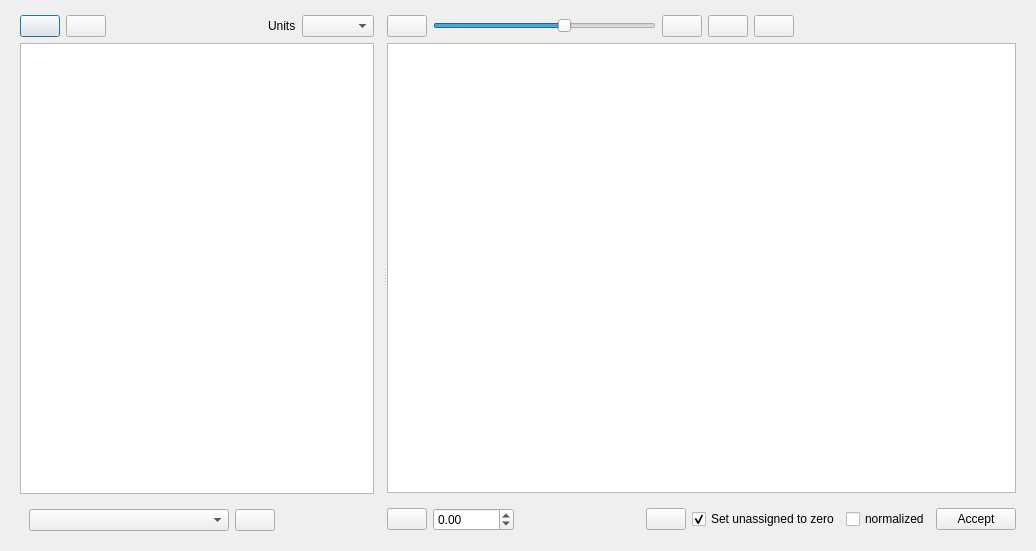
<?xml version="1.0" encoding="UTF-8"?>
<ui version="4.0">
 <class>Dialog</class>
 <widget class="QDialog" name="Dialog">
  <property name="geometry">
   <rect>
    <x>0</x>
    <y>0</y>
    <width>1036</width>
    <height>551</height>
   </rect>
  </property>
  <property name="windowTitle">
   <string>Dialog</string>
  </property>
  <layout class="QVBoxLayout" name="verticalLayout">
   <item>
    <widget class="QSplitter" name="splitter">
     <property name="orientation">
      <enum>Qt::Orientation::Horizontal</enum>
     </property>
     <widget class="QFrame" name="frame_4">
      <property name="frameShape">
       <enum>QFrame::Shape::NoFrame</enum>
      </property>
      <property name="frameShadow">
       <enum>QFrame::Shadow::Raised</enum>
      </property>
      <layout class="QVBoxLayout" name="verticalLayout_5">
       <property name="topMargin">
        <number>0</number>
       </property>
       <property name="bottomMargin">
        <number>0</number>
       </property>
       <item>
        <widget class="QFrame" name="frame">
         <property name="maximumSize">
          <size>
           <width>16777215</width>
           <height>40</height>
          </size>
         </property>
         <property name="frameShape">
          <enum>QFrame::Shape::NoFrame</enum>
         </property>
         <property name="frameShadow">
          <enum>QFrame::Shadow::Raised</enum>
         </property>
         <layout class="QHBoxLayout" name="horizontalLayout_5">
          <property name="leftMargin">
           <number>0</number>
          </property>
          <property name="topMargin">
           <number>4</number>
          </property>
          <property name="rightMargin">
           <number>0</number>
          </property>
          <property name="bottomMargin">
           <number>0</number>
          </property>
          <item>
           <widget class="QPushButton" name="open_button">
            <property name="toolTip">
             <string>Import file</string>
            </property>
            <property name="text">
             <string/>
            </property>
            <property name="icon">
             <iconset resource="../Icons/icons.qrc">
              <normaloff>:/Icons/icons/import_profiles.png</normaloff>:/Icons/icons/import_profiles.png</iconset>
            </property>
           </widget>
          </item>
          <item>
           <widget class="QPushButton" name="plotButton">
            <property name="toolTip">
             <string>Plot selected profile</string>
            </property>
            <property name="text">
             <string/>
            </property>
            <property name="icon">
             <iconset resource="../Icons/icons.qrc">
              <normaloff>:/Icons/icons/plot.png</normaloff>:/Icons/icons/plot.png</iconset>
            </property>
           </widget>
          </item>
          <item>
           <spacer name="horizontalSpacer_2">
            <property name="orientation">
             <enum>Qt::Orientation::Horizontal</enum>
            </property>
            <property name="sizeHint" stdset="0">
             <size>
              <width>40</width>
              <height>20</height>
             </size>
            </property>
           </spacer>
          </item>
          <item>
           <widget class="QLabel" name="label_5">
            <property name="text">
             <string>Units</string>
            </property>
           </widget>
          </item>
          <item>
           <widget class="QComboBox" name="units_combobox"/>
          </item>
         </layout>
        </widget>
       </item>
       <item>
        <widget class="QListView" name="sources_list"/>
       </item>
       <item>
        <widget class="QFrame" name="frame_2">
         <property name="frameShape">
          <enum>QFrame::Shape::NoFrame</enum>
         </property>
         <property name="frameShadow">
          <enum>QFrame::Shadow::Raised</enum>
         </property>
         <layout class="QHBoxLayout" name="horizontalLayout_3">
          <item>
           <widget class="QComboBox" name="nameTransformationComboBox">
            <property name="minimumSize">
             <size>
              <width>200</width>
              <height>0</height>
             </size>
            </property>
           </widget>
          </item>
          <item>
           <widget class="QPushButton" name="transformNamesPushButton">
            <property name="toolTip">
             <string>Transform the input profile names</string>
            </property>
            <property name="text">
             <string/>
            </property>
            <property name="icon">
             <iconset resource="../Icons/icons.qrc">
              <normaloff>:/Icons/icons/transform.png</normaloff>:/Icons/icons/transform.png</iconset>
            </property>
           </widget>
          </item>
          <item>
           <spacer name="horizontalSpacer">
            <property name="orientation">
             <enum>Qt::Orientation::Horizontal</enum>
            </property>
            <property name="sizeHint" stdset="0">
             <size>
              <width>40</width>
              <height>20</height>
             </size>
            </property>
           </spacer>
          </item>
         </layout>
        </widget>
       </item>
      </layout>
     </widget>
     <widget class="QFrame" name="frame_6">
      <property name="frameShape">
       <enum>QFrame::Shape::NoFrame</enum>
      </property>
      <property name="frameShadow">
       <enum>QFrame::Shadow::Raised</enum>
      </property>
      <layout class="QVBoxLayout" name="verticalLayout_3">
       <property name="leftMargin">
        <number>0</number>
       </property>
       <property name="topMargin">
        <number>0</number>
       </property>
       <property name="rightMargin">
        <number>9</number>
       </property>
       <item>
        <widget class="QFrame" name="frame_10">
         <property name="maximumSize">
          <size>
           <width>16777215</width>
           <height>40</height>
          </size>
         </property>
         <property name="frameShape">
          <enum>QFrame::Shape::NoFrame</enum>
         </property>
         <property name="frameShadow">
          <enum>QFrame::Shadow::Raised</enum>
         </property>
         <layout class="QHBoxLayout" name="horizontalLayout_7">
          <property name="leftMargin">
           <number>0</number>
          </property>
          <property name="topMargin">
           <number>4</number>
          </property>
          <property name="rightMargin">
           <number>0</number>
          </property>
          <property name="bottomMargin">
           <number>0</number>
          </property>
          <item>
           <widget class="QPushButton" name="autolink_button">
            <property name="toolTip">
             <string>Automatic link profiles to objects based on their name</string>
            </property>
            <property name="text">
             <string/>
            </property>
            <property name="icon">
             <iconset resource="../Icons/icons.qrc">
              <normaloff>:/Icons/icons/auto-link.png</normaloff>:/Icons/icons/auto-link.png</iconset>
            </property>
           </widget>
          </item>
          <item>
           <widget class="QSlider" name="autolink_slider">
            <property name="toolTip">
             <string>Auto-link string simmilarity</string>
            </property>
            <property name="minimum">
             <number>1</number>
            </property>
            <property name="maximum">
             <number>100</number>
            </property>
            <property name="value">
             <number>60</number>
            </property>
            <property name="orientation">
             <enum>Qt::Orientation::Horizontal</enum>
            </property>
           </widget>
          </item>
          <item>
           <widget class="QPushButton" name="rnd_link_pushButton">
            <property name="toolTip">
             <string>Random-link profiles and objects</string>
            </property>
            <property name="text">
             <string/>
            </property>
            <property name="icon">
             <iconset resource="../Icons/icons.qrc">
              <normaloff>:/Icons/icons/auto-link-rnd.png</normaloff>:/Icons/icons/auto-link-rnd.png</iconset>
            </property>
           </widget>
          </item>
          <item>
           <widget class="QPushButton" name="assign_to_all_pushButton">
            <property name="toolTip">
             <string>Assign profile to all objects</string>
            </property>
            <property name="text">
             <string/>
            </property>
            <property name="icon">
             <iconset resource="../Icons/icons.qrc">
              <normaloff>:/Icons/icons/link-to-all.png</normaloff>:/Icons/icons/link-to-all.png</iconset>
            </property>
           </widget>
          </item>
          <item>
           <widget class="QPushButton" name="assign_to_selection_pushButton">
            <property name="toolTip">
             <string>Assign profile to object selection</string>
            </property>
            <property name="text">
             <string/>
            </property>
            <property name="icon">
             <iconset resource="../Icons/icons.qrc">
              <normaloff>:/Icons/icons/link-to-selection.png</normaloff>:/Icons/icons/link-to-selection.png</iconset>
            </property>
           </widget>
          </item>
          <item>
           <spacer name="horizontalSpacer_4">
            <property name="orientation">
             <enum>Qt::Orientation::Horizontal</enum>
            </property>
            <property name="sizeHint" stdset="0">
             <size>
              <width>40</width>
              <height>20</height>
             </size>
            </property>
           </spacer>
          </item>
         </layout>
        </widget>
       </item>
       <item>
        <widget class="QTableView" name="assignation_table"/>
       </item>
       <item>
        <widget class="QFrame" name="frame_9">
         <property name="frameShape">
          <enum>QFrame::Shape::NoFrame</enum>
         </property>
         <property name="frameShadow">
          <enum>QFrame::Shadow::Raised</enum>
         </property>
         <layout class="QGridLayout" name="gridLayout">
          <property name="leftMargin">
           <number>0</number>
          </property>
          <property name="rightMargin">
           <number>0</number>
          </property>
          <property name="bottomMargin">
           <number>0</number>
          </property>
          <item row="0" column="0">
           <widget class="QPushButton" name="set_multiplier_button">
            <property name="toolTip">
             <string>Set multiplier</string>
            </property>
            <property name="text">
             <string/>
            </property>
            <property name="icon">
             <iconset resource="../Icons/icons.qrc">
              <normaloff>:/Icons/icons/multiply.png</normaloff>:/Icons/icons/multiply.png</iconset>
            </property>
           </widget>
          </item>
          <item row="0" column="5">
           <widget class="QCheckBox" name="setUnassignedToZeroCheckBox">
            <property name="statusTip">
             <string>The profiles for the unassigned objects are set to zero, otherwise they are not set and they remain the default value form the snapshot</string>
            </property>
            <property name="text">
             <string>Set unassigned to zero</string>
            </property>
            <property name="checked">
             <bool>true</bool>
            </property>
           </widget>
          </item>
          <item row="0" column="3">
           <spacer name="horizontalSpacer_3">
            <property name="orientation">
             <enum>Qt::Orientation::Horizontal</enum>
            </property>
            <property name="sizeHint" stdset="0">
             <size>
              <width>40</width>
              <height>20</height>
             </size>
            </property>
           </spacer>
          </item>
          <item row="0" column="6">
           <widget class="QCheckBox" name="normalized_checkBox">
            <property name="toolTip">
             <string>Check if you want the profiles to be normalized on the base object property</string>
            </property>
            <property name="text">
             <string>normalized</string>
            </property>
           </widget>
          </item>
          <item row="0" column="1">
           <widget class="QDoubleSpinBox" name="multSpinBox">
            <property name="minimum">
             <double>-99999.000000000000000</double>
            </property>
            <property name="maximum">
             <double>99999.000000000000000</double>
            </property>
           </widget>
          </item>
          <item row="0" column="7">
           <widget class="QPushButton" name="doit_button">
            <property name="toolTip">
             <string>Do it!</string>
            </property>
            <property name="statusTip">
             <string/>
            </property>
            <property name="text">
             <string>Accept</string>
            </property>
            <property name="icon">
             <iconset resource="../Icons/icons.qrc">
              <normaloff>:/Icons/icons/gear.png</normaloff>:/Icons/icons/gear.png</iconset>
            </property>
           </widget>
          </item>
          <item row="0" column="4">
           <widget class="QPushButton" name="clear_selection_button">
            <property name="toolTip">
             <string>Clear selection</string>
            </property>
            <property name="text">
             <string/>
            </property>
            <property name="icon">
             <iconset resource="../Icons/icons.qrc">
              <normaloff>:/Icons/icons/clear_runs.png</normaloff>:/Icons/icons/clear_runs.png</iconset>
            </property>
           </widget>
          </item>
         </layout>
        </widget>
       </item>
      </layout>
     </widget>
    </widget>
   </item>
  </layout>
 </widget>
 <resources>
  <include location="../Icons/icons.qrc"/>
 </resources>
 <connections/>
</ui>
